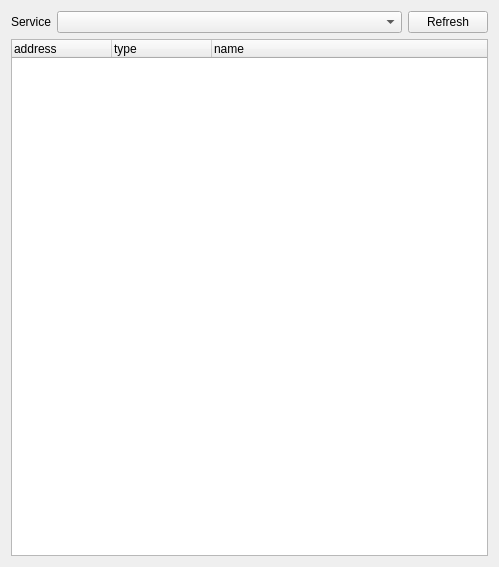
<?xml version="1.0" encoding="UTF-8"?>
<ui version="4.0">
 <class>SceneGraphWidget</class>
 <widget class="QWidget" name="SceneGraphWidget">
  <property name="geometry">
   <rect>
    <x>0</x>
    <y>0</y>
    <width>499</width>
    <height>567</height>
   </rect>
  </property>
  <property name="sizePolicy">
   <sizepolicy hsizetype="Preferred" vsizetype="Preferred">
    <horstretch>0</horstretch>
    <verstretch>0</verstretch>
   </sizepolicy>
  </property>
  <property name="windowTitle">
   <string>Form</string>
  </property>
  <layout class="QGridLayout" name="gridLayout">
   <item row="0" column="0">
    <layout class="QHBoxLayout" name="horizontalLayout">
     <item>
      <widget class="QLabel" name="currentServiceLabel">
       <property name="sizePolicy">
        <sizepolicy hsizetype="Fixed" vsizetype="Fixed">
         <horstretch>0</horstretch>
         <verstretch>0</verstretch>
        </sizepolicy>
       </property>
       <property name="text">
        <string>Service</string>
       </property>
      </widget>
     </item>
     <item>
      <widget class="QComboBox" name="currentServiceCombo"/>
     </item>
     <item>
      <widget class="QPushButton" name="refreshButton">
       <property name="sizePolicy">
        <sizepolicy hsizetype="Fixed" vsizetype="Fixed">
         <horstretch>0</horstretch>
         <verstretch>0</verstretch>
        </sizepolicy>
       </property>
       <property name="text">
        <string>Refresh</string>
       </property>
      </widget>
     </item>
    </layout>
   </item>
   <item row="2" column="0">
    <widget class="QTreeWidget" name="sceneGraphTree">
     <property name="showDropIndicator" stdset="0">
      <bool>true</bool>
     </property>
     <property name="columnCount">
      <number>3</number>
     </property>
     <column>
      <property name="text">
       <string notr="true">address</string>
      </property>
     </column>
     <column>
      <property name="text">
       <string notr="true">type</string>
      </property>
     </column>
     <column>
      <property name="text">
       <string notr="true">name</string>
      </property>
     </column>
    </widget>
   </item>
  </layout>
 </widget>
 <resources/>
 <connections>
  <connection>
   <sender>currentServiceCombo</sender>
   <signal>currentIndexChanged(int)</signal>
   <receiver>SceneGraphWidget</receiver>
   <slot>serviceSelectionChanged(int)</slot>
   <hints>
    <hint type="sourcelabel">
     <x>182</x>
     <y>19</y>
    </hint>
    <hint type="destinationlabel">
     <x>162</x>
     <y>283</y>
    </hint>
   </hints>
  </connection>
  <connection>
   <sender>refreshButton</sender>
   <signal>clicked()</signal>
   <receiver>SceneGraphWidget</receiver>
   <slot>refreshButtonClicked()</slot>
   <hints>
    <hint type="sourcelabel">
     <x>277</x>
     <y>21</y>
    </hint>
    <hint type="destinationlabel">
     <x>162</x>
     <y>283</y>
    </hint>
   </hints>
  </connection>
 </connections>
 <slots>
  <slot>serviceSelectionChanged(int)</slot>
  <slot>refreshButtonClicked()</slot>
 </slots>
</ui>
